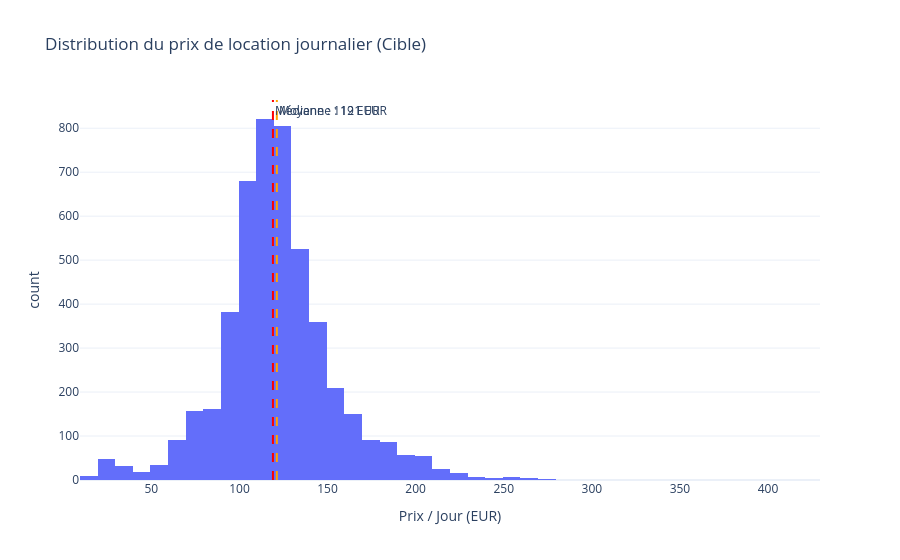

Notebook source saved alongside this figure:
### Markdown cell above
### 4.2 Distribution de la Variable Cible

### Code cell
# --- Graphique 8 : Distribution de la cible ---
fig8 = px.histogram(df_pricing, x='rental_price_per_day', nbins=60,
    title='Distribution du prix de location journalier (Cible)',
    labels={'rental_price_per_day': 'Prix / Jour (EUR)'},
    color_discrete_sequence=['#636EFA'])
med = df_pricing['rental_price_per_day'].median()
avg = df_pricing['rental_price_per_day'].mean()
fig8.add_vline(x=med, line_dash='dash', line_color='red',
               annotation_text='Médiane : ' + str(int(med)) + ' EUR')
fig8.add_vline(x=avg, line_dash='dash', line_color='orange',
               annotation_text='Moyenne : ' + str(int(avg)) + ' EUR')
fig8.update_layout(template='plotly_white')
fig8.show()
print(df_pricing['rental_price_per_day'].describe())

### Figure 1 — Plotly figure (JSON) as saved in the notebook; plotly's stock layout.template omitted (floating-point values rounded to 4 significant figures; data arrays with more than 128 entries replaced by an {"elided": "..."} marker saying what was removed)
{"data": [{"bingroup": "x", "hovertemplate": "Prix / Jour (EUR)=%{x}<br>count=%{y}<extra></extra>", "legendgroup": "", "marker": {"color": "#636EFA", "pattern": {"shape": ""}}, "name": "", "nbinsx": 60, "orientation": "v", "showlegend": false, "type": "histogram", "x": {"elided": "4843 int values"}, "xaxis": "x", "yaxis": "y"}], "layout": {"annotations": [{"showarrow": false, "text": "Médiane : 119 EUR", "x": 119, "xanchor": "left", "xref": "x", "y": 1, "yanchor": "top", "yref": "y domain"}, {"showarrow": false, "text": "Moyenne : 121 EUR", "x": 121.2, "xanchor": "left", "xref": "x", "y": 1, "yanchor": "top", "yref": "y domain"}], "barmode": "relative", "legend": {"tracegroupgap": 0}, "shapes": [{"line": {"color": "red", "dash": "dash"}, "type": "line", "x0": 119, "x1": 119, "xref": "x", "y0": 0, "y1": 1, "yref": "y domain"}, {"line": {"color": "orange", "dash": "dash"}, "type": "line", "x0": 121.2, "x1": 121.2, "xref": "x", "y0": 0, "y1": 1, "yref": "y domain"}], "title": {"text": "Distribution du prix de location journalier (Cible)"}, "xaxis": {"anchor": "y", "domain": [0, 1], "title": {"text": "Prix / Jour (EUR)"}}, "yaxis": {"anchor": "x", "domain": [0, 1], "title": {"text": "count"}}}}
